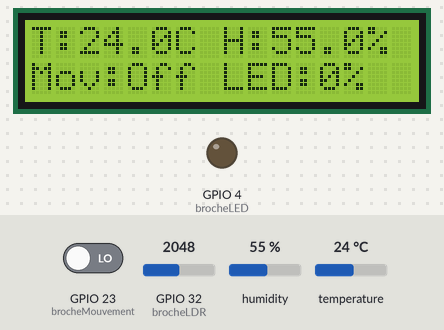
Bench run of a sketch on a simulated ESP32. Shown: 16×2 character LCD, output pins drawn as LEDs (lit = HIGH). The test bench sets the inputs (shaded band); at power-on: GPIO 23 (brocheMouvement) LOW, GPIO 32 (brocheLDR) = 2048, humidity 55 %, temperature 24 °C. What the sketch prints to the serial monitor is not drawn.

Above: at 1.2 s.
1.3 s: GPIO 23 (brocheMouvement) driven HIGH
At 3.0 s:
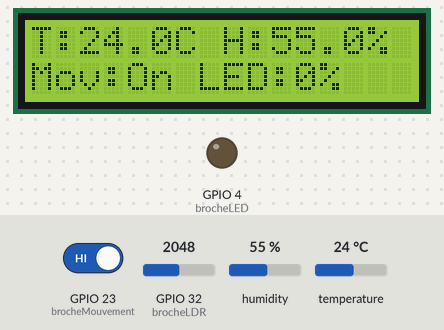
3.3 s: GPIO 32 (brocheLDR) set to 859
4.8 s: GPIO 32 (brocheLDR) set to 740
At 5.3 s:
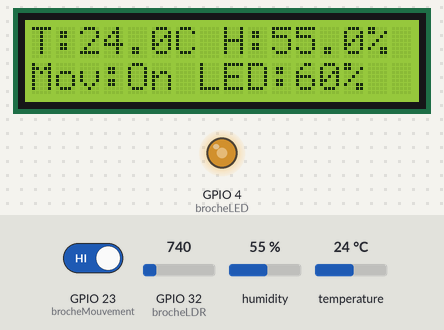
6.3 s: GPIO 32 (brocheLDR) set to 534
7.8 s: GPIO 32 (brocheLDR) set to 473
At 8.8 s:
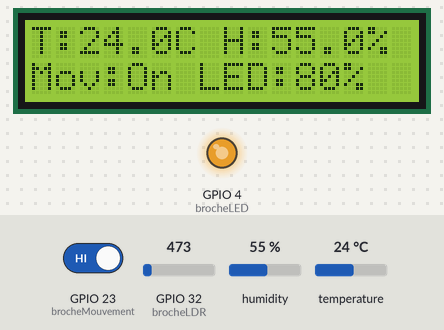
9.3 s: GPIO 23 (brocheMouvement) driven LOW
At 10.2 s:
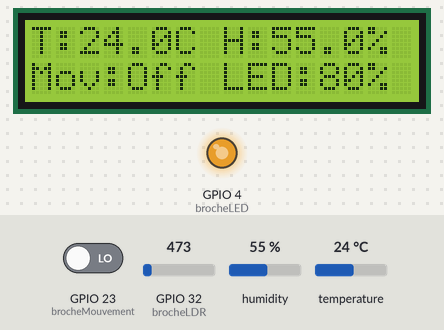
Timing chart, 0 to 41.0 s (numbered marks = the images above; inputs shaded):
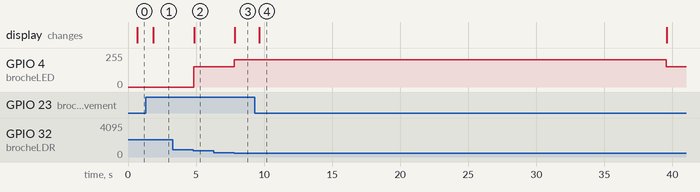

Measured:
- the behaviour switches between 800 and 799 on GPIO 32 (brocheLDR) (found by bisection; images 1 and 2)
- the behaviour switches between 500 and 499 on GPIO 32 (brocheLDR) (found by bisection; images 2 and 3)
- after the input at 1.3 s, the display: changes after 0.56 s (image 1)
- after the input at 3.3 s, every drawn part: stays the same
- after the input at 4.8 s, GPIO 4 (brocheLED): 0/255 → 153/255 at once; the display: changes after 0.06 s (image 2)
- after the input at 6.3 s, every drawn part: stays the same
- after the input at 7.8 s, GPIO 4 (brocheLED): 153/255 → 204/255 at once; the display: changes after 0.05 s (image 3)
- after the input at 9.3 s, GPIO 4 (brocheLED): 204/255 → 153/255 after 30.3 s; the display: changes after 0.36 s (image 4)

The sketch:

essai_projet_eclairage.ino
```cpp
#include "DHT.h"
#include <LiquidCrystal_I2C.h>

// Initialisation des capteurs et afficheur LCD
DHT dht(5, DHT22);
LiquidCrystal_I2C lcd(0x27, 16, 2);

// Définition des broches
const int brocheLDR = 32;
const int brocheLED = 4;
const int brocheMouvement = 23;

// Variables pour la gestion du mouvement
bool maintienActif = false;
unsigned int debutMaintien = 0;
const unsigned long dureeMaintien = 30000; // 30 secondes

void setup() {
pinMode(brocheLED, OUTPUT);
pinMode(brocheMouvement, INPUT);
Serial.begin(9600);
lcd.init();
lcd.backlight();
dht.begin();
}

void loop() {
float temperature = dht.readTemperature();
float humidite = dht.readHumidity();
int valeurLDR = analogRead(brocheLDR);
bool mouvementDetecte = digitalRead(brocheMouvement);

int puissanceLED = 0;
bool alerteActive = false;
String messageAlerte = "";

if (temperature < 0 && humidite > 95) {
puissanceLED = 255;
alerteActive = true;
messageAlerte = "Alerte Brouillard";}

else if (temperature < 2 && humidite > 90) {
puissanceLED = 204;
alerteActive = true;
messageAlerte = "Alerte Brume";}

else {
// Cas où la luminosité est élevée (Jour) → LED éteinte
  if (valeurLDR >= 800) {
puissanceLED = 0;} // Lumière éteinte

// Cas Aube (500 ≤ LDR < 800)
else if (valeurLDR >= 500 && valeurLDR < 800) {
  if (mouvementDetecte) {
  puissanceLED = 153; // 60% d'intensité
  maintienActif = true;
  debutMaintien = millis();}

else if (maintienActif && (millis() - debutMaintien < dureeMaintien)) {
  puissanceLED = 153; }   // Maintien de l'éclairage à 60%
else {
  puissanceLED = 102; // Éclairage à 40% sans mouvement
  maintienActif = false;
  }  }

  // Cas Crépuscule (200 ≤ LDR < 500)
else if (valeurLDR >= 200 && valeurLDR < 500) {
  if (mouvementDetecte) {
  puissanceLED = 204; // 80% d'intensité
  maintienActif = true;
  debutMaintien = millis();}

else if (maintienActif && (millis() - debutMaintien < dureeMaintien)) {
  puissanceLED = 204;   } // Maintien de l'éclairage à 80%
else {
  puissanceLED = 153; // Éclairage à 60% sans mouvement
  maintienActif = false;
}  }

  // Cas Nuit Profonde (LDR < 200)
else {
  if (mouvementDetecte) {
  puissanceLED = 255; // 100% d'intensité
  maintienActif = true;
  debutMaintien = millis(); }
else if (maintienActif && (millis() - debutMaintien < dureeMaintien)) {
  puissanceLED = 255; }   // Maintien de l'éclairage à 100%
else {
  puissanceLED = 204; // Éclairage à 80% sans mouvement
  maintienActif = false;}
  }    }

// Appliquer la puissance LED
analogWrite(brocheLED, puissanceLED);

// Affichage sur LCD
static int dernierRefresh = 0;
if (millis() - dernierRefresh > 500) {
  dernierRefresh = millis();
  lcd.clear();

if (alerteActive) {
// Mode Alerte
  lcd.setCursor(0,0);
  lcd.print(messageAlerte);
  lcd.setCursor(0,1);
  lcd.print("T:");
  lcd.print(temperature,1);
  lcd.print("C H:");
  lcd.print(humidite,1);
  lcd.print("%");}
else {
// Mode Normal
  lcd.setCursor(0,0);
  lcd.print("T:");
  lcd.print(temperature,1);
  lcd.print("C H:");
  lcd.print(humidite,1);
  lcd.print("%");
  lcd.setCursor(0,1);
  lcd.print("Mov:");
  lcd.print(mouvementDetecte ? "On" : "Off");
  lcd.print(" LED:");
  lcd.print((puissanceLED * 100) / 255);
  lcd.print("%");}              }

// Affichage des données sur le moniteur //
  Serial.println(" donnees capteurs :");
  Serial.print("temperature: "); Serial.print(temperature,1); Serial.println(" °C");
  Serial.print("humidite:    "); Serial.print(humidite,1); Serial.println(" %");
  Serial.print("luminosite:  "); Serial.print(valeurLDR); Serial.println(" lx");
  Serial.print("mouvement:   "); Serial.println(mouvementDetecte ? "detecte" : "aucun");
  Serial.print("puissance led: "); Serial.print((puissanceLED * 100) / 255); Serial.println(" %");
  delay(500);
}
```
